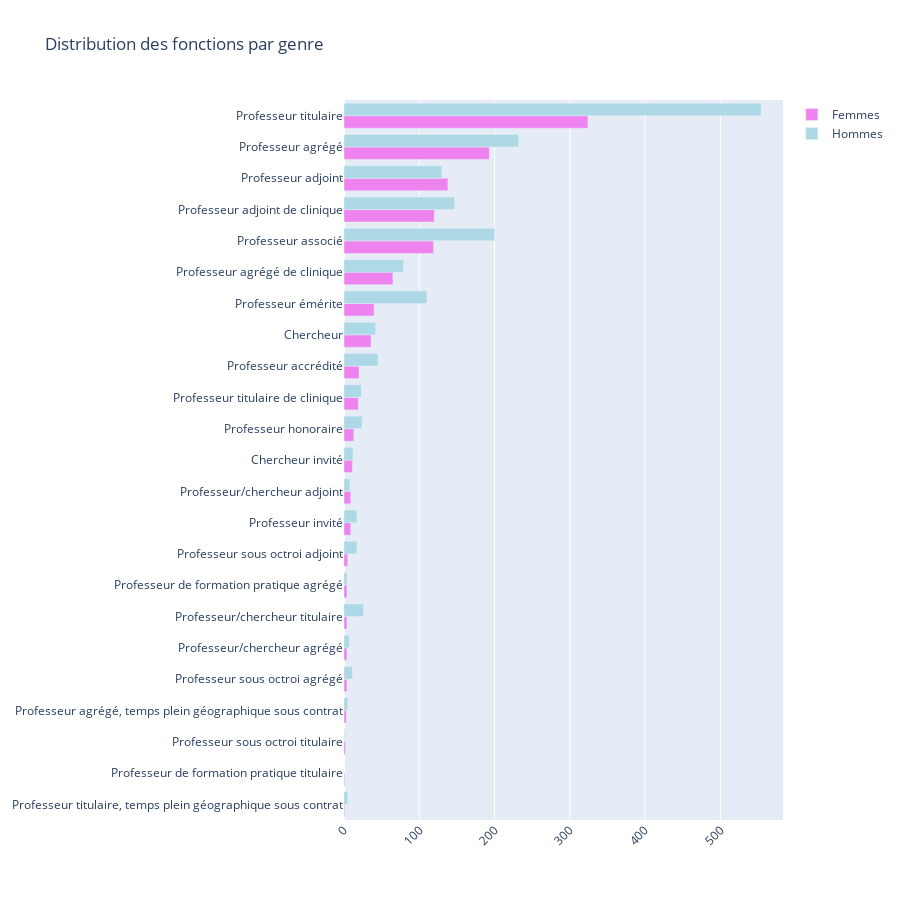

The code cell stored with this chart in its notebook:
### Code cell
fonctionGenre = demographics[['idsadvr', 'sexe', 'affiliations.fonction.codeSad']].drop_duplicates()
freqFonctionGenre = pd.DataFrame(fonctionGenre[['sexe', 'affiliations.fonction.codeSad']].value_counts()).reset_index()

mapping = pd.read_csv('tables/SADVR_fonctions.csv')[['codeSad', 'nomM']].to_dict('records')
mapping = {x['codeSad'] : x['nomM'] for x in mapping}

freqFonctionGenre['fonction'] = freqFonctionGenre['affiliations.fonction.codeSad'].map(mapping)
freqFonctionGenre.to_csv('tables/statistiques__sociodemographiques/fonctionGenre.csv', index=False)

freqFonctionGenre = freqFonctionGenre[['sexe', 'fonction', 'count']]

fig = go.Figure()

# Femmes
dataF = freqFonctionGenre[freqFonctionGenre['sexe'] == 'F'].sort_values(by='count', ascending=True)


fig.add_trace(go.Bar(
    y= dataF['fonction'],
    x= dataF['count'],
    name='Femmes',
    marker_color='violet',
    orientation = 'h',
))

# Hommes
dataH = freqFonctionGenre[freqFonctionGenre['sexe'] == 'M'].sort_values(by='count', ascending=True)

fig.add_trace(go.Bar(
    y= dataH['fonction'],
    x= dataH['count'],
    name='Hommes',
    marker_color='lightblue',
    orientation = 'h'
))

# Autres
# dataA = freqFonctionGenre[freqFonctionGenre['sexe'] == 'A'].sort_values(by='count', ascending=True)

# fig.add_trace(go.Bar(
#     y= dataA['fonction'],
#     x= dataA['count'],
#     name='Autres',
#     marker_color='brown',
#     orientation = 'h'
# ))

# Here we modify the tickangle of the xaxis, resulting in rotated labels.
fig.update_layout(
    barmode='group', 
    xaxis_tickangle=-45,
    height=900,
    title = 'Distribution des fonctions par genre')

fig.show()

### Figure 1 — Plotly figure (JSON) as saved in the notebook; plotly's stock layout.template omitted (floating-point values rounded to 4 significant figures)
{"data": [{"marker": {"color": "violet"}, "name": "Femmes", "orientation": "h", "type": "bar", "x": [1, 1, 2, 3, 4, 4, 4, 4, 5, 9, 9, 11, 13, 19, 20, 36, 40, 65, 119, 120, 138, 193, 324], "y": ["Professeur titulaire, temps plein géographique sous contrat", "Professeur de formation pratique titulaire", "Professeur sous octroi titulaire", "Professeur agrégé, temps plein géographique sous contrat", "Professeur sous octroi agrégé", "Professeur/chercheur agrégé", "Professeur/chercheur titulaire", "Professeur de formation pratique agrégé", "Professeur sous octroi adjoint", "Professeur invité", "Professeur/chercheur adjoint", "Chercheur invité", "Professeur honoraire", "Professeur titulaire de clinique", "Professeur accrédité", "Chercheur", "Professeur émérite", "Professeur agrégé de clinique", "Professeur associé", "Professeur adjoint de clinique", "Professeur adjoint", "Professeur agrégé", "Professeur titulaire"]}, {"marker": {"color": "lightblue"}, "name": "Hommes", "orientation": "h", "type": "bar", "x": [1, 4, 5, 5, 7, 8, 11, 12, 17, 17, 23, 24, 26, 42, 45, 79, 110, 130, 147, 200, 232, 554], "y": ["Professeur sous octroi titulaire", "Professeur de formation pratique agrégé", "Professeur titulaire, temps plein géographique sous contrat", "Professeur agrégé, temps plein géographique sous contrat", "Professeur/chercheur agrégé", "Professeur/chercheur adjoint", "Professeur sous octroi agrégé", "Chercheur invité", "Professeur sous octroi adjoint", "Professeur invité", "Professeur titulaire de clinique", "Professeur honoraire", "Professeur/chercheur titulaire", "Chercheur", "Professeur accrédité", "Professeur agrégé de clinique", "Professeur émérite", "Professeur adjoint", "Professeur adjoint de clinique", "Professeur associé", "Professeur agrégé", "Professeur titulaire"]}], "layout": {"barmode": "group", "height": 900, "title": {"text": "Distribution des fonctions par genre"}, "xaxis": {"tickangle": -45}}}
